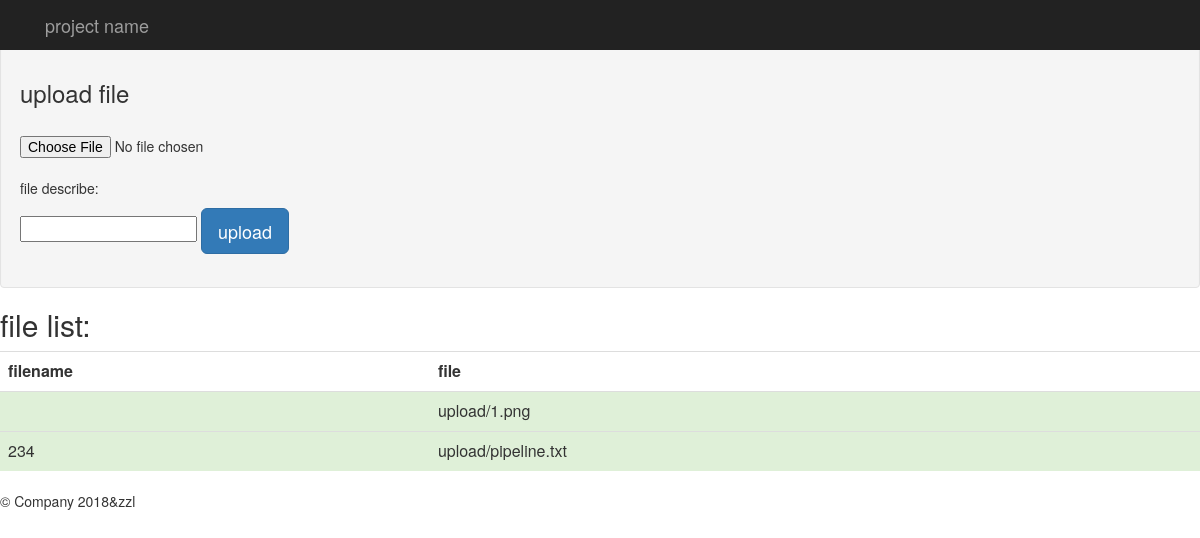
/upfile/, run on the app's committed database.
### blog/models.py (models this page shows, shortened)
class File(models.Model):
    filename=models.CharField(max_length=30)
    fileway=models.FileField(upload_to='./upload/')

### blog/views.py (the view)
# urls.py: url(r'upfile/$',upload),
def upload(request):
    files=File.objects.all()
    return render(request,'upload.html',{'file_list':files})

### blog/templates/upload.html (shortened to what this page needs)
<html lang="zh-CN">
    <head>
        {%load bootstrap3%}
        {%bootstrap_css%}
    </head>
    <body>
        <nav class="navvar navbar-inverse navbar-fixed-top">
            <div class="container">
                <div class="navbar-header">
                    <a class="navbar-brand" href="#">project name</a>
                </div>
            </div>
        </nav>
        <br><br>
        <div class="well">
            <h3>upload file</h3>
                <form method="post" enctype="multipart/form-data" action="/upload_s/">{% csrf_token %}
                    <br/>
                    <input name="fileing" type="file" name="file" />
                    <br/>
                    <p>file describe:</p>
                    <input name="filename" type="text" class="l_input account input_with_watermark">
                    <input id="btn" type="submit" class="btn btn-lg btn-primary" value="upload"/>
                    <br/>
                </form>
        </div>
        <h2>file list:</h2>
            <table class="table">
                <th>filename</th><th>file</th>
                {%for file in file_list%}
                    <tr class="success">
                        <td>{{file.filename}}</td>
                        <td>{{file.fileway}}</td>
                    </tr>
                {%endfor%}
            </table>
        <footer>&copy; Company 2018&zzl</footer>
    </body>
</html>

### data on the page
File: fileway "upload/1.png"
File: filename "234", fileway "upload/pipeline.txt"
